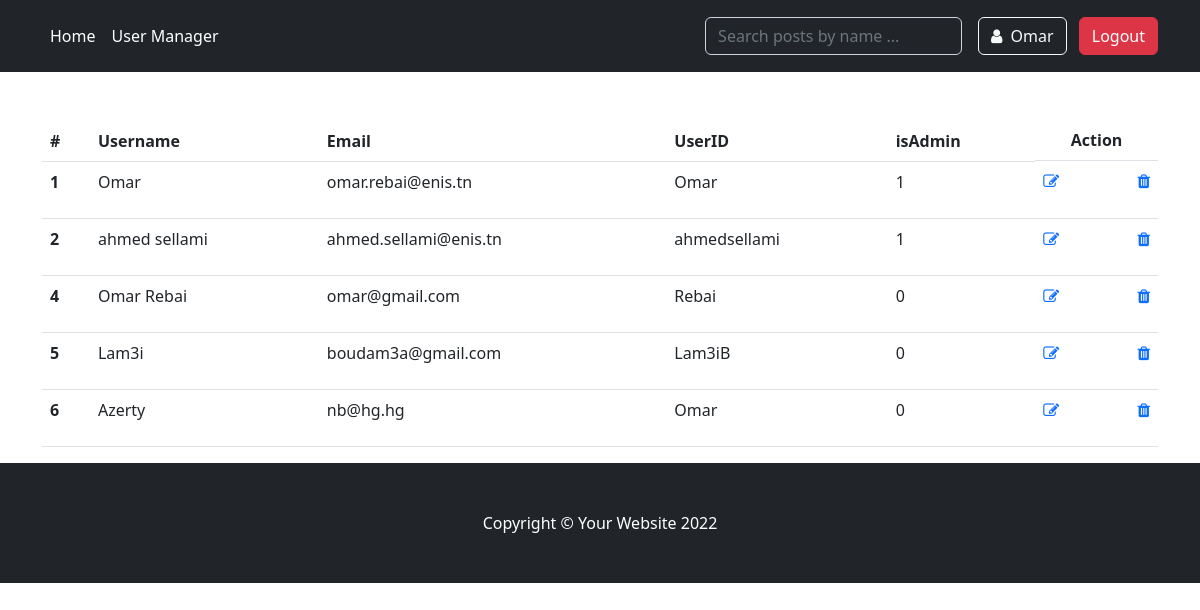
The app's page /INC/view/userManager.php (signed in) with its own data.
### tables this page shows
CREATE TABLE `users` (
  `id` int(11) NOT NULL,
  `username` varchar(128) NOT NULL,
  `usersEmail` varchar(128) NOT NULL,
  `usersUid` varchar(128) NOT NULL,
  `usersPwd` varchar(128) NOT NULL,
  `isAdmin` tinyint(1) NOT NULL DEFAULT 0,
  `likedPost` varchar(128) NOT NULL DEFAULT '#'
);

### INC/model/Database.php (called while the page is built, shortened)
<?php
class Database {
private $pdo;
private static $instance = null;
private function __construct($host,$dbname,$user,$pass){
try{
$dsn = "mysql:host=".$host.";dbname=".$dbname;
$this->pdo = new PDO($dsn,$user,$pass);
$this->pdo->setAttribute(PDO::ATTR_ERRMODE, PDO::ERRMODE_EXCEPTION);
}
catch(PDOException $except){
echo"Echec de la connexion: ". $except->getMessage();
die();
}
}
public static function getInstance($host,$dbname,$user,$pass){
if(is_null(self::$instance)){
self::$instance = new Database($host,$dbname,$user,$pass);
}
return self::$instance;
}
public function execute_query($sql, $params = null){
    if ($params == null) {
    $resultat = $this->pdo->query($sql);
    }
    else {
    $resultat = $this->pdo->prepare($sql);
    $resultat->execute($params);
    }
    if(!$resultat) {
    $erreur=$this->pdo->errorInfo();
    echo "Lecture impossible, code", $this->pdo->errorCode(),$erreur[2];
    die();
    }else {
    return $resultat;
    }
    }
}

### INC/config/Config.php (called while the page is built, shortened)
<?php
require_once __DIR__.'/../model/Database.php';
class Config{
    public static function getDB(){
        return Database::getInstance(self::DB_HOST, self::DB_NAME, self::DB_USER, self::DB_PASS);
        }
}
?>

### INC/model/User.php (called while the page is built, shortened)
<?php
class User
{
    public static function getAll($db)
    {
        try {
            $sql = 'SELECT id,username,usersEmail,usersUid,isAdmin FROM users';
            $resultat = $db->execute_query($sql);
            $row = $resultat->fetchAll(PDO::FETCH_OBJ);
            if ($row) {
                return $row;
            } else {
                return null;
            }
        } catch (PDOException $e) {
            if ($e->getCode() == 2300) {
                $message = $e->getMessage();
            }
            return null;
        }
    }
}

### INC/controller/UserC.php (the view, shortened to what this page needs)
<?php
require_once __DIR__ . '/../config/Config.php';
require '../model/User.php';
$db = Config::getDB();
function getAllUsers()
{
    global $db;
    $Users = User::getAll($db);
    if ($Users) {
        $result = " <table class='table'>
                    <thead>
                    <tr>
                        <th scope='col'>#</th>
                        <th scope='col'>Username</th>
                        <th scope='col'>Email</th>
                        <th scope='col'>UserID</th>
                        <th scope='col'>isAdmin</th>
                        <th scope='col' class='d-flex justify-content-center'>Action</th>
                    </tr>
                    </thead>
                    <tbody>";
        foreach ($Users as $user) {
            $result .= "    <tr>
                                <th scope='row'>$user->id</th>
                                <td>$user->username</td>
                                <td>$user->usersEmail</td>
                                <td>$user->usersUid</td>
                                <td id='$user->id'><p>$user->isAdmin</p></td>
                                <td>
                                <div class='d-flex justify-content-between'>
                                    <a onClick='toggle($user->id)' class='edit' title='edit' ><i class='fa fa-edit'></i></a>
                                    <a href='../controller/DeleteUserC.php?id=$user->id' class='delete' title='Delete' data-toggle='tooltip'><i class='fa fa-trash'></i></a>
                                </div>
                                </td>
                            </tr>";
        }
        $result .= " </tbody>
                    </table>";
        return $result;
    } else {
        return '';
    }
}

### records on screen
users: id "1", username "Omar", usersEmail "omar.rebai@enis.tn", usersUid "Omar", isAdmin "1"
users: id "2", username "ahmed sellami", usersEmail "ahmed.sellami@enis.tn", usersUid "ahmedsellami", isAdmin "1"
users: id "4", username "Omar Rebai", usersEmail "omar@gmail.com", usersUid "Rebai", isAdmin "0"
users: id "5", username "Lam3i", usersEmail "boudam3a@gmail.com", usersUid "Lam3iB", isAdmin "0"
users: id "6", username "Azerty", usersEmail "nb@hg.hg", usersUid "Omar", isAdmin "0"

### other values on screen
$user->usersUid "Omar"
